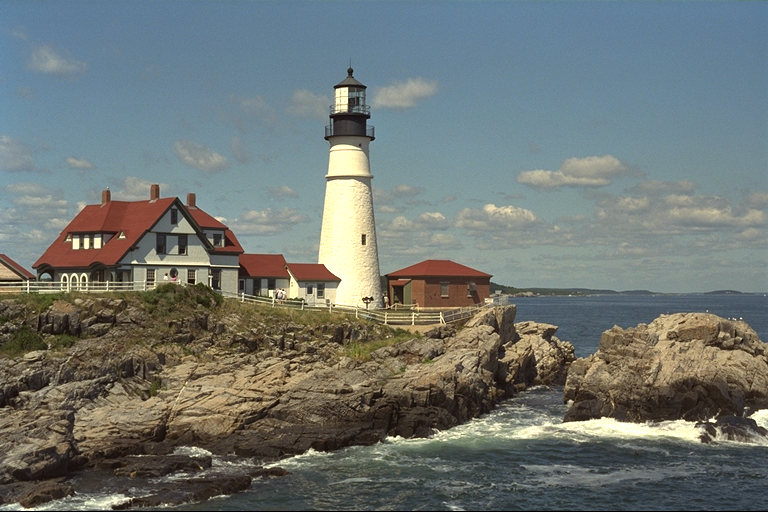
#> input picture 1/kodim21.png, 768 x 512 px
$ jupyter execute Homework.ipynb
#> lines starting #> are read from the running program, lines starting #| are printed output that depends on the picture
# HOMEWORK 1

After the installation of Anaconda, jupyter notebook and the required virtual environment, you will have to test that everything has been set up correctly. For that purpose, you will have to execute the following code and run it without errors.

The code loads an image and creates a picture collage consisting of 4 pictures. Each of the four pictures is a version of the original image with the colour channels swapped.

You will have to also finish some part of the code :-)

[cell 1]
import cv2
import numpy as np
from matplotlib import pyplot as plt
plt.rcParams['figure.figsize'] = [15, 10]

[cell 2]
# Load an image (you can freely chose any image you like)
img = cv2.imread('kodim21.png')
#> img is the input picture: shape (512, 768, 3); mean B, G, R 114.5, 118, 111.6
# Convert it to RGB
img_rgb = cv2.cvtColor(img, cv2.COLOR_BGR2RGB)
# Plot it
plt.imshow(img_rgb)

Let's make a collage.

[cell 3]
# Split the image into the three colour channels
red, green, blue = cv2.split(img)
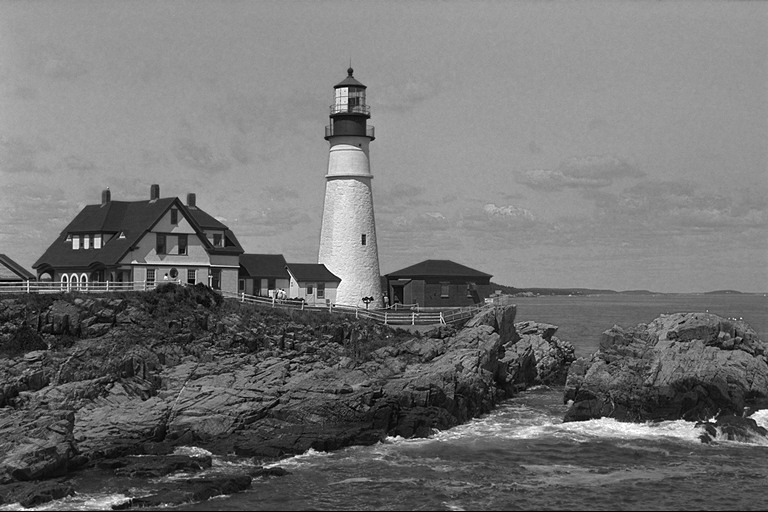
#> red: shape (512, 768); min 0, max 255, mean 114.5
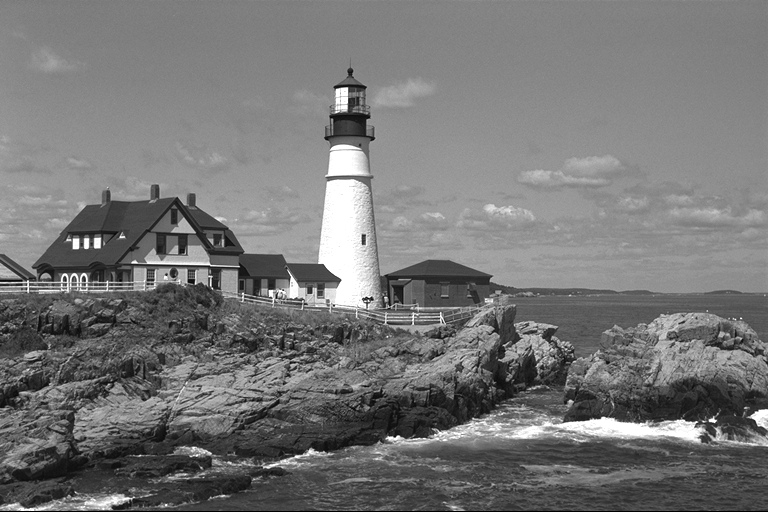
#> green: shape (512, 768); min 0, max 255, mean 118
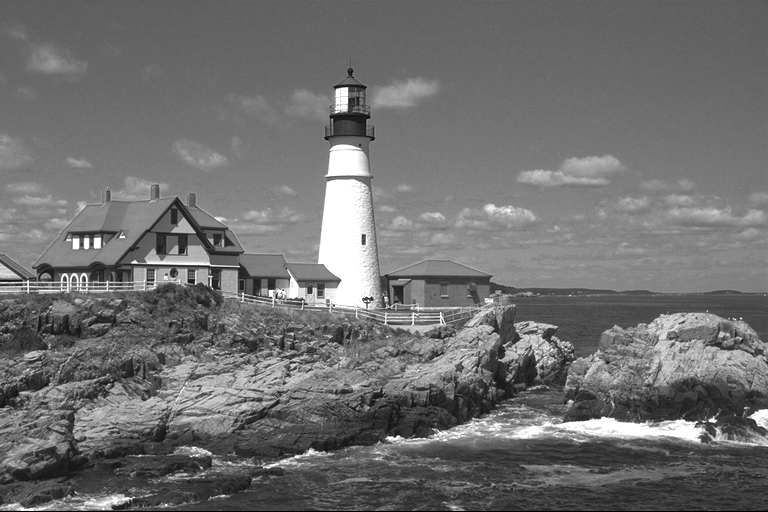
#> blue: shape (512, 768); min 0, max 255, mean 111.6

# Compose the image in the RGB colour space
img1 = cv2.merge((red, green, blue))

# Compose the image in the RBG colour space
img2 = cv2.merge((red, blue, green))
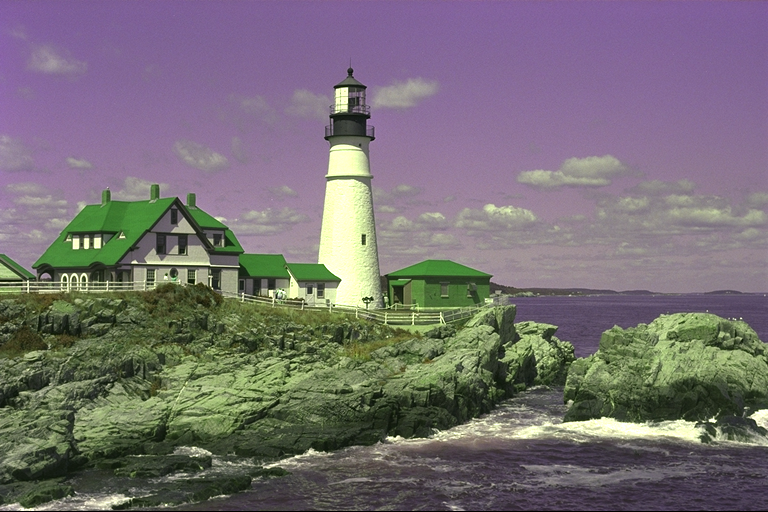
#> img2: shape (512, 768, 3); mean of channels 0, 1, 2 114.5, 111.6, 118; drawn as B, G, R

# Compose the image in the GRB colour space
img3 = cv2.merge((green, red, blue))
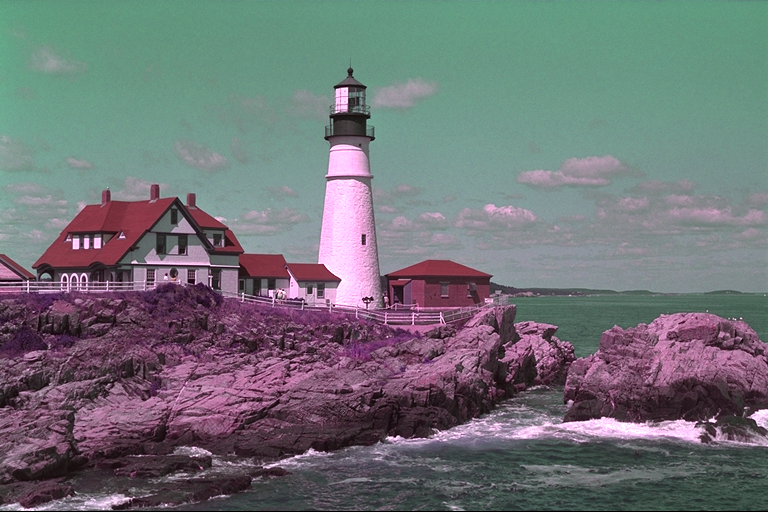
#> img3: shape (512, 768, 3); mean of channels 0, 1, 2 118, 114.5, 111.6; drawn as B, G, R

# Compose the image in the BGR colour space
img4 = cv2.merge((blue, green, red))

# Create the collage
out1 = np.hstack([img1, img2])
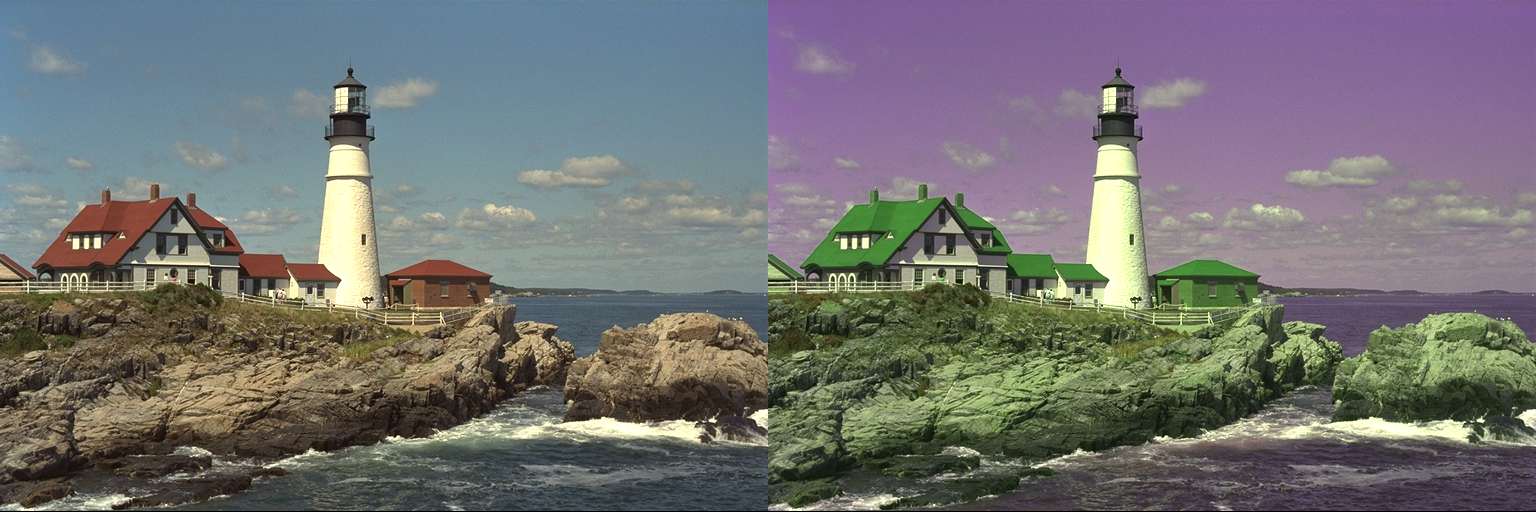
#> out1: shape (512, 1536, 3); mean B, G, R 114.5, 114.8, 114.8
out2 = np.hstack([img3, img4])
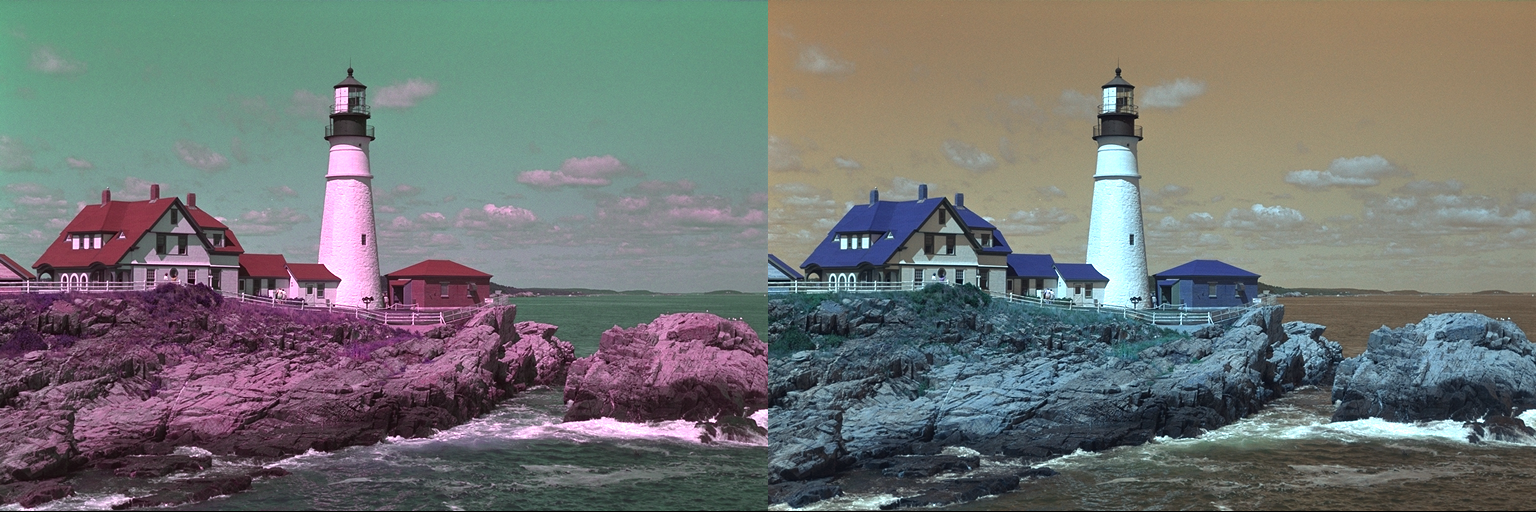
#> out2: shape (512, 1536, 3); mean of channels 0, 1, 2 114.8, 116.3, 113.1; drawn as B, G, R
out = np.vstack([out1, out2])
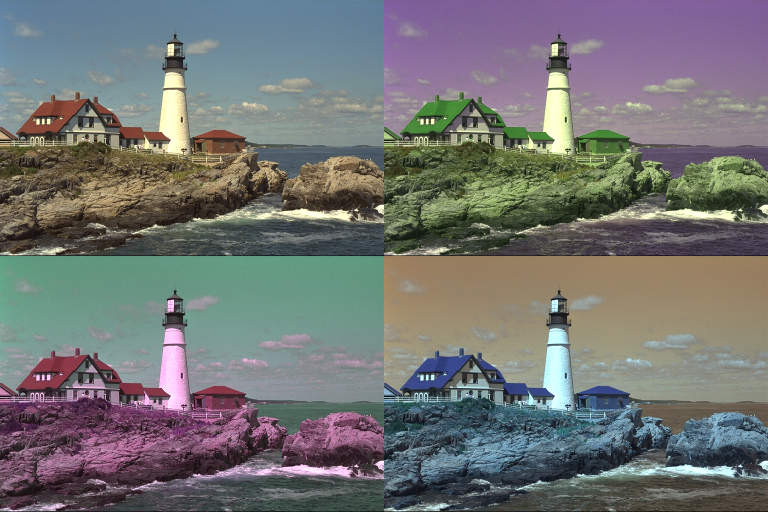
#> out: shape (1024, 1536, 3) (shown at 1/2 size); mean B, G, R 114.7, 115.5, 113.9

# Plot the collage
plt.imshow(out)
plt.axis(False)
